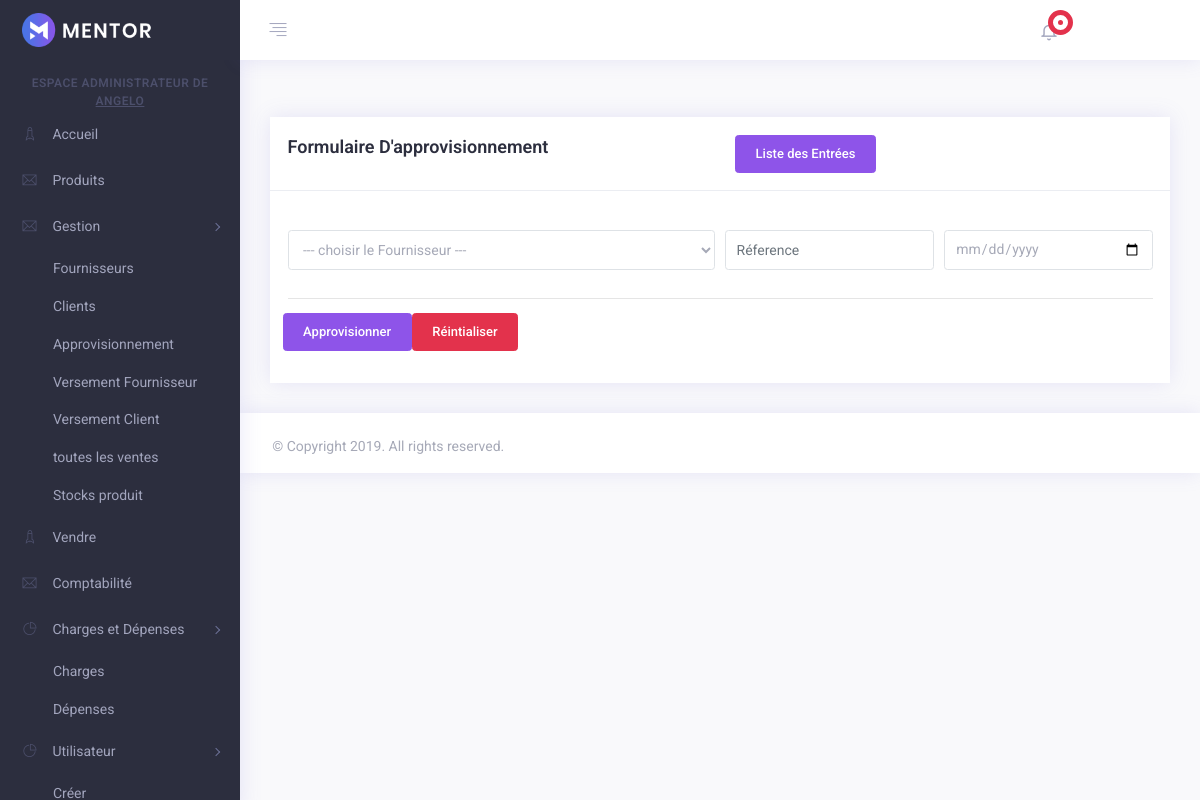
Page /approvision_produits/ (signed in) on the earlier database version.
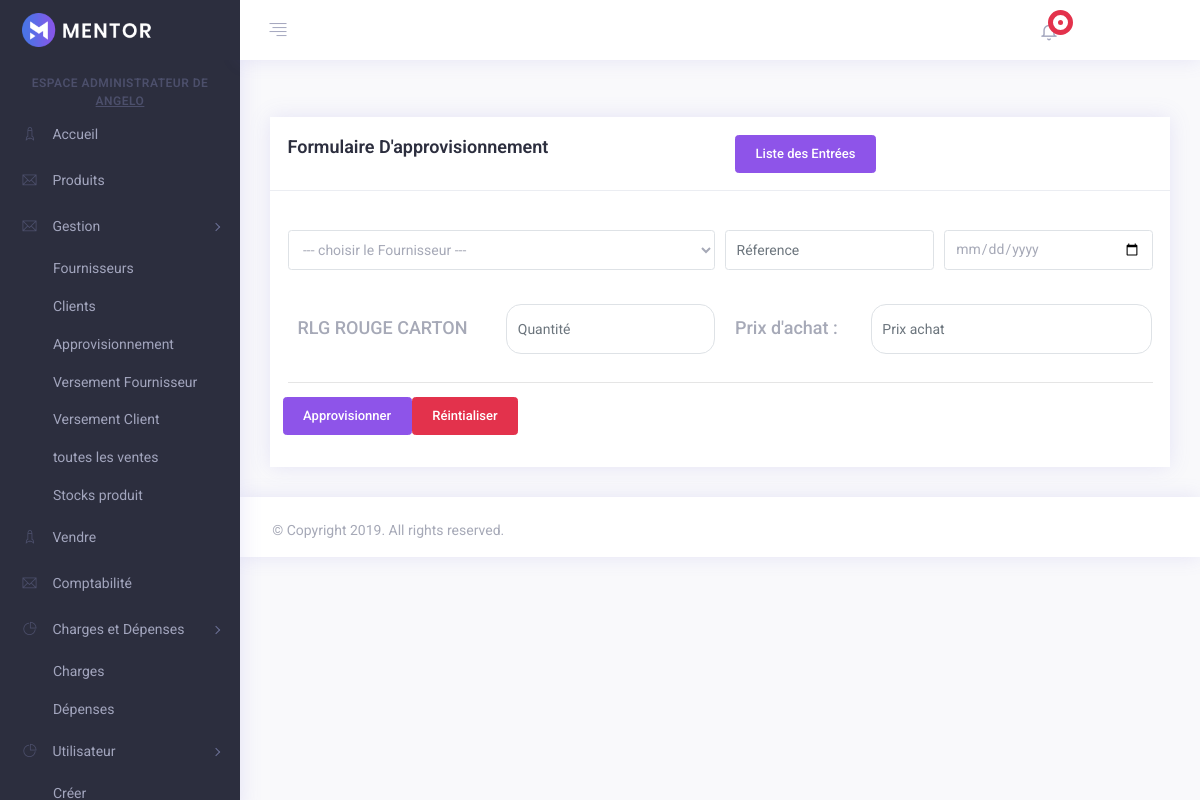
Same page on the later database version.
### Stock/models.py (models this page shows, shortened)
class TypeEmballage(models.Model):
    LIBELLE = (
        ('DETAIL', 'DETAIL'),
        ('CARTON', 'CARTON'),
        ('DEMI', 'DEMI'),
        ('QUART', 'QUART'),
        ('PACK', 'PACK'),
    )
    produit = models.ForeignKey(Produit, max_length=200, on_delete=models.CASCADE, null=True, blank=True)
    libelle = models.CharField(max_length=200, choices=LIBELLE, null=True, blank=True)
    code_barre = models.CharField(max_length=200, null=True, blank=True)
    prix_achat = models.FloatField(max_length=200, null=True, blank=True)
    prix_vente = models.FloatField(max_length=200, null=True, blank=True)
    quantite_stock = models.FloatField(max_length=200, null=True, blank=True, default=0)
    nombre_unite = models.FloatField(max_length=200, null=True, blank=True)
    date_creation = models.DateTimeField(auto_now_add=True, null=True, blank=True)

class Produit(models.Model):
    CAT = (
        ('VIN','VIN'),
        ('SUCRERIE','SUCRERIE'),
        ('BIERE','BIERE'),
        ('LIQUEUR','LIQUEUR'),
        ('EAU','EAU'),
        ('CHAMPAGNE','CHAMPAGNE'),
        ('ENERGIE','ENERGIE'),
    )
    STAT = (
        ('ACTIF', 'ACTIF'),
        ('INACTIF', 'INACTIF'),
    )
    designation = models.CharField(max_length=200, null=True, blank=True)
    reference = models.CharField(max_length=200, null=True, blank=True)
    categorie = models.CharField(max_length=200, null=True, choices=CAT, blank=True)
    status = models.CharField(max_length=200, null=True, choices=STAT, blank=True)
    date_creation = models.DateField(auto_now_add=True, null=True, blank=True)
    image = models.ImageField(upload_to='./image/', null=True, blank=True)
    def __str__(self):
        return self.designation

### Stock/views.py (the view, shortened to what this page needs)
# urls.py: path('approvision_produits/', approvision_produits, name='approvision_produits'),
@login_required(login_url='login')
def approvision_produits(request):
    produits_list = TypeEmballage.objects.all()
    fournisseurs = Fournisseur.objects.all()
    context = {
        'produits': produits_list,
        'fournisseurs': fournisseurs,
    }
    return render(request, 'produit/approvision_produits.html', context)

### templates/produit/approvision_produits.html (shortened to what the changed rows need)
{% extends 'base/main.html'%}
{% load static %}
{% block content%}
{% if user.is_staff%}
<div class="app-container">
    <div class="app-main" id="main">
        <div class="container-fluid">
            <div class="row">
                <div class="col-xxl-9 m-b-30">
                    <div class="card card-statistics dating-contant h-100 mb-0">
                        <br>
                        <div class="card-body" style="height:auto;">
                            <div class="table">
                                <div class="row">
                                    <div class="col-lg-12">
                                        <form method="POST" enctype="multipart/form-data" action="#" id="formulaire_facture">
                                            {% for produit in produits %}
                                            <div class="form-row"  style="margin-top:20px">
                                                <div class="col-md-3">
                                                    <label class="form-label" style="font-size:18px; margin-top:10px; margin-left:10px">{{produit.produit}} {{produit.libelle}}</label>
                                                </div>
                                                <div class="form-group col-md-3">
                                                    <input style="height:50px; border-radius:15px 15px;" type="number" placeholder="Quantité" class ="form-control" name="quantite">
                                                </div>
                                                <div class="col-md-2">
                                                    <label for="inputField1" class="form-label" style="font-size:18px; margin-top:10px; margin-left:10px">Prix d'achat : </label>
                                                </div>
                                                <div class="form-group col-md-4">
                                                    <input style="height:50px; border-radius:15px 15px;" type="number" id="inputField1" placeholder="Prix achat" class="form-control" name="prix_achat">
                                                </div>
                                            </div>
                                            {% endfor %}
                                        </form>
                                    </div>
                                </div>
                            </div>
                        </div>
                    </div>
                </div>
            </div>
        </div>
    </div>
</div>
{% else %}
    {% include 'base/message_page.html' %}
{% endif %}
{% endblock %}

Differences in the rows shown:
added TypeEmballage: produit "RLG ROUGE", libelle "CARTON"
